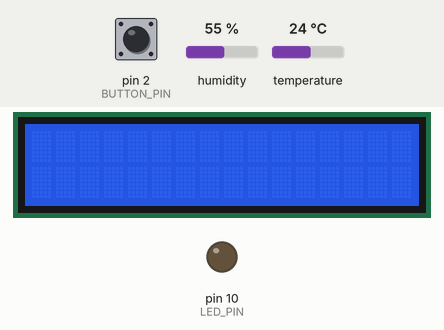
Bench run of a sketch on a simulated Arduino Uno, built with avr-gcc and run on an emulated ATmega328P. On the bench: 16×2 character LCD, output pins drawn as LEDs (lit = HIGH). The inputs (shaded band) are chosen by the test bench; at power-on: pin 2 (BUTTON_PIN) HIGH, humidity 55 %, temperature 24 °C.

Above: at 1.2 s.
1.3 s: pin 2 (BUTTON_PIN) pulled LOW for 0.15 s
At 1.37 s:
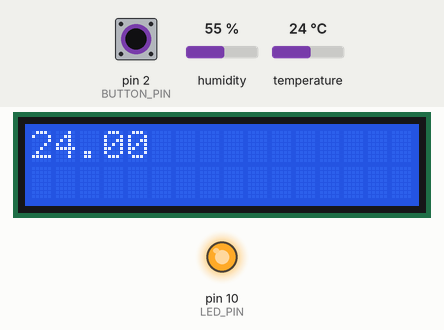
At 2.1 s:
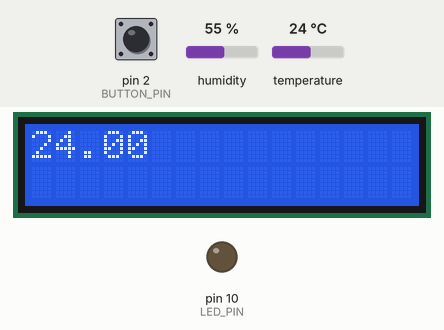
Timing chart, 0 to 4.3 s (numbered marks = the images above; inputs shaded):
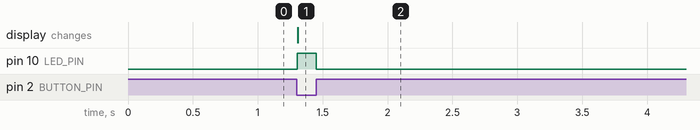

Measured:
- after the input at 1.3 s, pin 10 (LED_PIN): LOW → HIGH at once, → LOW 0.15 s later; the display: changes at once (image 1)

The sketch:

sketch_mar10b.ino
```cpp
#include <LiquidCrystal_I2C.h>
#include "DHT.h"
#define DHTPIN 4
#define DHTTYPE DHT11
#define LED_PIN 10
#define BUTTON_PIN 2

LiquidCrystal_I2C lcd(0x27, 16, 2);
DHT dht(DHTPIN, DHTTYPE);
float humi;
float tempC;

void setup() {
  dht.begin();
  lcd.init();
  lcd.clear();
  lcd.backlight();
  pinMode(LED_PIN, OUTPUT);
  pinMode(BUTTON_PIN, INPUT);
}

void loop() {
    // read humidity
    humi  = dht.readHumidity();
    // read temperature as Celsius
    tempC = dht.readTemperature();

    if (digitalRead(BUTTON_PIN) == LOW) {
      lcd.clear();
      digitalWrite(LED_PIN, HIGH);
      lcd.print(tempC);
    }
    else {
      digitalWrite(LED_PIN, LOW);
    }
}
```
